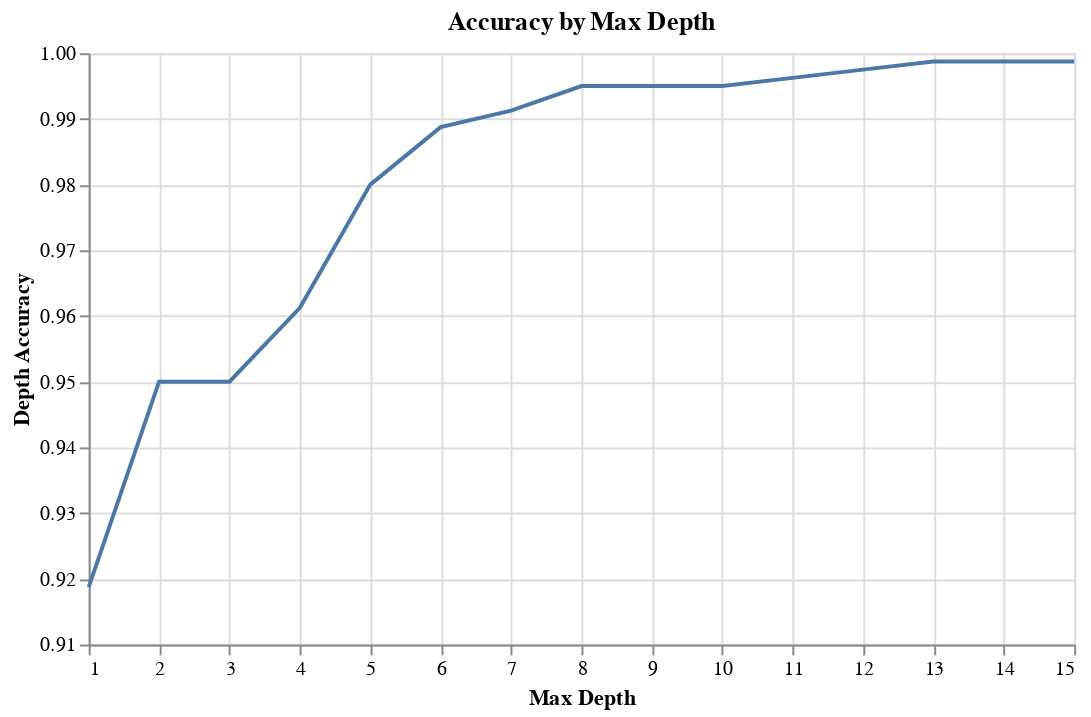

The code cell stored with this chart in its notebook:
### Code cell
depth_acc_plot = alt.Chart(depth_scores_df).mark_line().encode(
    x = alt.X('max_depth:Q', title = 'Max Depth'),
    y = alt.Y('accuracy:Q', title = 'Depth Accuracy', scale = alt.Scale(zero = False))
).properties(
    width = 500,
    height = 300,
    title = 'Accuracy by Max Depth'
)

display(depth_acc_plot)

### Figure 1 — Vega-Lite specification as saved in the notebook (floating-point values rounded to 4 significant figures)
{"config": {"view": {"continuousWidth": 400, "continuousHeight": 300}}, "data": {"name": "data-ac6755c418106516feaf35019eeeb497"}, "mark": "line", "encoding": {"x": {"field": "max_depth", "title": "Max Depth", "type": "quantitative"}, "y": {"field": "accuracy", "scale": {"zero": false}, "title": "Depth Accuracy", "type": "quantitative"}}, "height": 300, "title": "Accuracy by Max Depth", "width": 500, "$schema": "https://vega.github.io/schema/vega-lite/v4.17.0.json", "datasets": {"data-ac6755c418106516feaf35019eeeb497": [{"max_depth": 1, "accuracy": 0.9187}, {"max_depth": 2, "accuracy": 0.95}, {"max_depth": 3, "accuracy": 0.95}, {"max_depth": 4, "accuracy": 0.9613}, {"max_depth": 5, "accuracy": 0.98}, {"max_depth": 6, "accuracy": 0.9888}, {"max_depth": 7, "accuracy": 0.9912}, {"max_depth": 8, "accuracy": 0.995}, {"max_depth": 9, "accuracy": 0.995}, {"max_depth": 10, "accuracy": 0.995}, {"max_depth": 11, "accuracy": 0.9962}, {"max_depth": 12, "accuracy": 0.9975}, {"max_depth": 13, "accuracy": 0.9988}, {"max_depth": 14, "accuracy": 0.9988}, {"max_depth": 15, "accuracy": 0.9988}]}}
